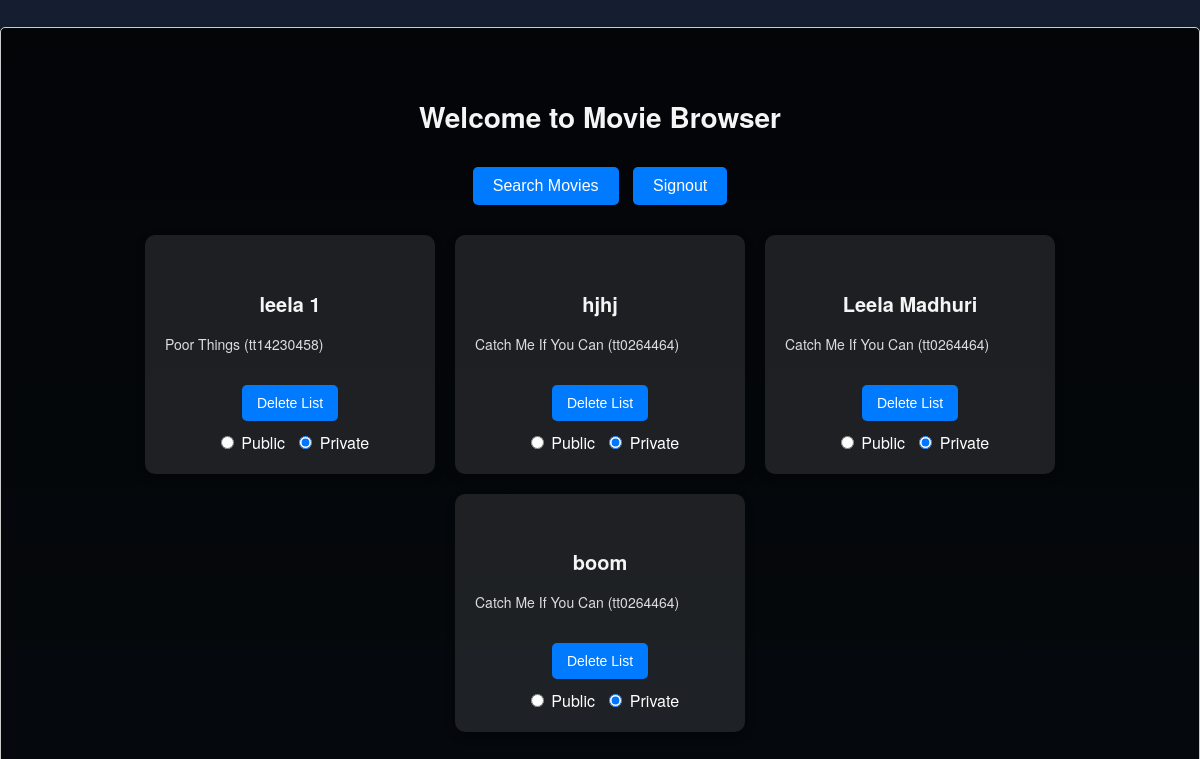
The page / (signed in) on the database its author committed.
### one/models.py (models this page shows, shortened)
class MovieList(models.Model):
    user = models.ForeignKey(User, on_delete=models.CASCADE)
    name = models.CharField(max_length=255)
    is_public = models.BooleanField(default=True)

class Movie(models.Model):
    movie_list = models.ForeignKey(MovieList, on_delete=models.CASCADE)
    title = models.CharField(max_length=255)
    imdb_id = models.CharField(max_length=10)

### one/views.py (the view)
# urls.py: 2. Add a URL to urlpatterns:  path('', views.home, name='home')
def home(request):
    context = {
        'signup_url': reverse('signup'),
        'signin_url': reverse('signin'),
        'signout_url': reverse('signout'),
        'search_url': reverse('search'),
    }
    if request.user.is_authenticated:
        context['lists'] = MovieList.objects.filter(user=request.user)
    return render(request, "one/index.html", context)

### templates/one/index.html (shortened to what this page needs)
<!DOCTYPE html>
<html>
<head>
</head>
<body>
<div class="container">
    <h3>Welcome to Movie Browser</h3>
    {% if user.is_authenticated %}
        <button onclick="location.href='{{ search_url }}'">Search Movies</button>
        <button onclick="location.href='{{ signout_url }}'">Signout</button>
        <div class="movie-lists">
            {% for list in lists %}
            <div class="movie-list">
                <h5>{{ list.name }}</h5>
                <ul>
                    {% for movie in list.movie_set.all %}
                    <li>{{ movie.title }} ({{ movie.imdb_id }})</li>
                    {% endfor %}
                </ul>
                <form method="post" action="{% url 'delete_movie_list' list.id %}">
                    <button type="submit">Delete List</button>
                </form>
                <form method="post" action="{% url 'toggle_privacy' list.id %}">
                    <label>
                        <input type="radio" name="is_public" value="true" {% if list.is_public %}checked{% endif %} onchange="this.form.submit()">
                        Public
                    </label>
                    <label>
                        <input type="radio" name="is_public" value="false" {% if not list.is_public %}checked{% endif %} onchange="this.form.submit()">
                        Private
                    </label>
                </form>
            </div>
            {% endfor %}
        </div>
    {% else %}
        <button onclick="location.href='{{ signup_url }}'">Signup</button>
        <button onclick="location.href='{{ signin_url }}'">Signin</button>
    {% endif %}
</div>
</body>
</html>

### templates/one/index.html (style rules this page uses)
body { font-family: 'Helvetica Neue', Arial, sans-serif; margin: 0; padding: 0; background: linear-gradient(to bottom, #141E30, #243B55); background-size: cover; background-position: center; height: 100vh; display: flex; justify-content: center; align-items: center; color: white; }
.container { background-color: rgba(0, 0, 0, 0.85); padding: 40px; border-radius: 10px; box-shadow: 0 4px 15px rgba(0, 0, 0, 0.3); text-align: center; border: 1px solid #ccc; border-radius: 5px; }
.container h3 { margin-bottom: 20px; font-size: 28px; color: #f5f5f5; }
.container button { background-color: #007BFF; color: white; padding: 10px 20px; margin: 10px 5px; border: none; border-radius: 5px; cursor: pointer; font-size: 16px; transition: background-color 0.3s; }
.movie-lists { display: flex; flex-wrap: wrap; justify-content: center; margin-top: 20px; gap: 20px; }
.movie-list { background: rgba(255, 255, 255, 0.1); border-radius: 10px; box-shadow: 0 4px 10px rgba(0, 0, 0, 0.3); padding: 20px; width: 250px; text-align: center; }
.movie-list h5 { margin-bottom: 10px; color: #f5f5f5; font-size: 20px; }
.movie-list ul { list-style-type: none; padding: 0; max-height: 200px; overflow-y: auto; text-align: left; }
.movie-list li { margin-bottom: 5px; color: #ddd; font-size: 14px; }
.movie-list button { background-color: #007BFF; color: white; padding: 10px 15px; border: none; border-radius: 5px; cursor: pointer; font-size: 14px; transition: background-color 0.3s; }
.movie-list input[type="radio"] { margin-left: 10px; }

### rows shown on the page
MovieList: name "leela 1", is_public "☐ Public", is_public "☑ Private"
Movie: title "Poor Things", imdb_id "tt14230458"
MovieList: name "hjhj", is_public "☐ Public", is_public "☑ Private"
Movie: title "Catch Me If You Can", imdb_id "tt0264464"
MovieList: name "Leela Madhuri", is_public "☐ Public", is_public "☑ Private"
Movie: title "Catch Me If You Can", imdb_id "tt0264464"
MovieList: name "boom", is_public "☐ Public", is_public "☑ Private"
Movie: title "Catch Me If You Can", imdb_id "tt0264464"
